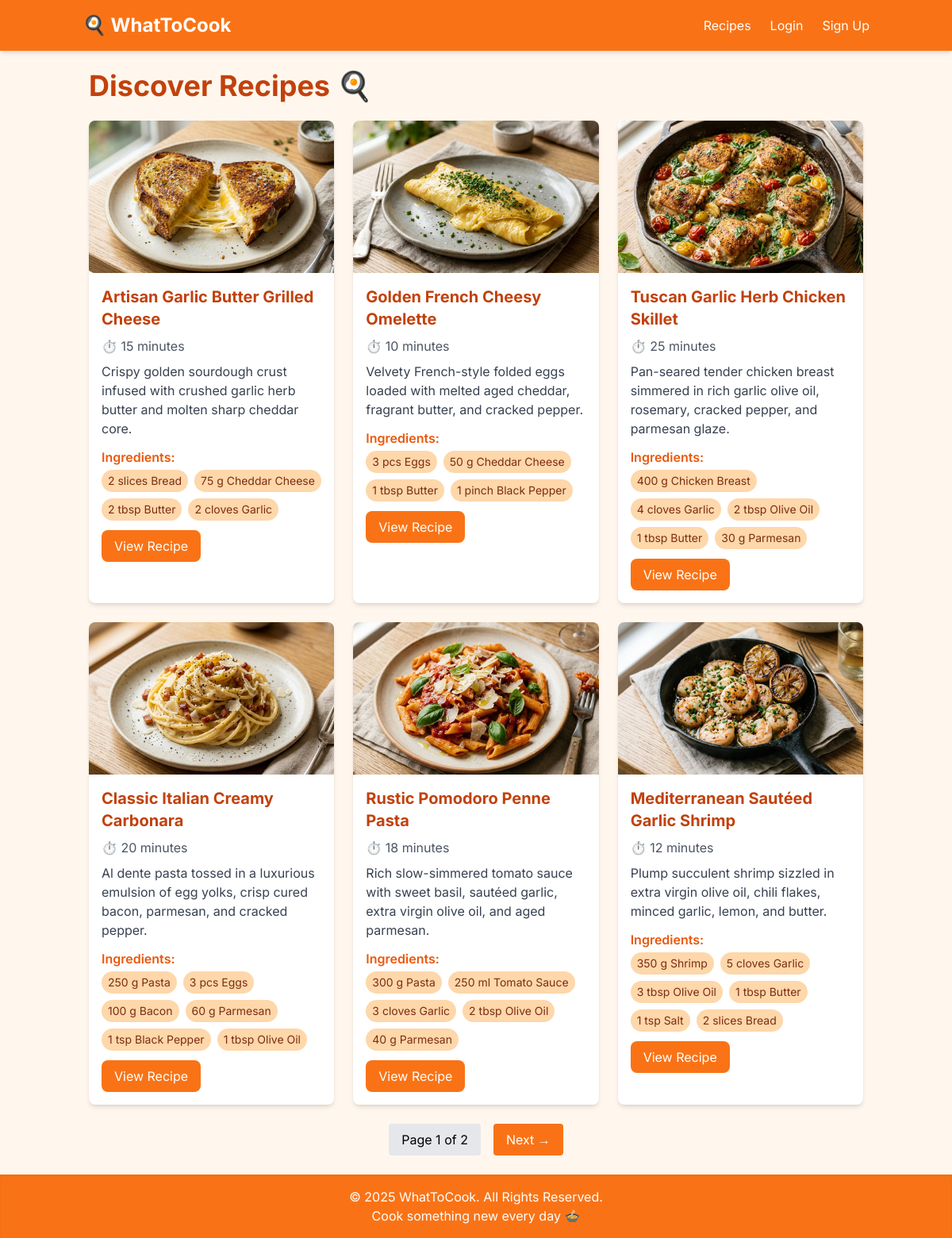
/legacy/, run on the app's committed database.
### GetFood/models.py (models this page shows, shortened)
class Recipe(models.Model):
    name = models.CharField(max_length=150)
    description = models.TextField(blank=True)
    cooking_time = models.IntegerField(help_text="Time in minutes", null=True, blank=True)
    instructions = models.TextField(blank=True)
    image = models.ImageField(upload_to="recipes/", blank=True, null=True)
    ingredients = models.ManyToManyField(Ingredient, through='RecipeIngredient')
    @property
    def resolved_image(self) -> str:
        from .utils import find_best_image
        if self.image and getattr(self.image, "name", ""):
            try:
                return self.image.url
            except ValueError:
                pass
        return find_best_image(self.name)

class RecipeIngredient(models.Model):
    recipe = models.ForeignKey(Recipe, on_delete=models.CASCADE)
    ingredient = models.ForeignKey(Ingredient, on_delete=models.CASCADE)
    quantity = models.CharField(max_length=100, default="to taste")
    unit = models.CharField(max_length=20, default="g")

class Ingredient(models.Model):
    name = models.CharField(max_length=100, unique=True)
    calories_per_100g = models.FloatField(null=True, blank=True)
    category = models.CharField(max_length=50, blank=True)

### GetFood/views.py (the view)
# urls.py: path("legacy/", views.index, name="index"),
def index(request):
    recipes = Recipe.objects.all()
    ingredients = Ingredient.objects.all()
    user_pantry = UserPantry.objects.first()
    page = request.GET.get("page", 1)
    paginator = Paginator(recipes, 6)
    try:
        paginated_recipes = paginator.page(page)
    except PageNotAnInteger:
        paginated_recipes = paginator.page(1)
    except EmptyPage:
        paginated_recipes = paginator.page(paginator.num_pages)
    context = {
        "recipes": paginated_recipes,
        "ingredients": ingredients,
        "user_pantry": user_pantry,
        "num_pages": paginator.num_pages,
        "current_page": paginated_recipes.number,
    }
    return render(request, "GetFood/index.html", context)

### GetFood/templates/GetFood/index.html (shortened to what this page needs)
{% extends "GetFood/layout.html" %}
{% block content %}
<h1 class="text-4xl font-bold text-orange-700 mb-6">Discover Recipes 🍳</h1>
{% if recipes %}
<div class="grid grid-cols-1 sm:grid-cols-2 lg:grid-cols-3 gap-6">
    {% for recipe in recipes %}
    <div class="bg-white rounded-lg shadow-md overflow-hidden hover:shadow-lg transition-shadow duration-300">
        <img src="{{ recipe.resolved_image }}" alt="{{ recipe.name }}" class="w-full h-48 object-cover">
        <div class="p-4">
            <h2 class="text-xl font-bold text-orange-700 mb-2">{{ recipe.name }}</h2>
            {% if recipe.cooking_time %}
            <p class="text-gray-600 mb-2">⏱️ {{ recipe.cooking_time }} minutes</p>
            {% endif %}
            <p class="text-gray-700 mb-3">{{ recipe.description|truncatewords:20 }}</p>
            <h3 class="font-semibold text-orange-600 mb-1">Ingredients:</h3>
            <ul class="flex flex-wrap gap-2 mb-3">
                {% for ri in recipe.recipeingredient_set.all %}
                <li class="px-2 py-1 bg-orange-200 rounded-full text-orange-900 text-sm">
                    {{ ri.quantity }} {{ ri.unit }} {{ ri.ingredient.name }}
                </li>
                {% endfor %}
            </ul>
            <a href="{% url 'recipe_detail' recipe.id %}" class="inline-block bg-orange-500 text-white px-4 py-2 rounded-lg hover:bg-orange-600 transition-colors">View Recipe</a>
        </div>
    </div>
    {% endfor %}
</div>
<div class="flex justify-center mt-6 gap-4">
{% if num_pages != 1 %}
  <span class="px-4 py-2 bg-gray-200 rounded">
    Page {{ recipes.number }} of {{ recipes.paginator.num_pages }}
  </span>
{% endif %}
  {% if recipes.has_next %}
    <a href="?page={{ recipes.next_page_number }}" class="px-4 py-2 bg-orange-500 text-white rounded hover:bg-orange-600">Next →</a>
  {% endif %}
</div>
{% else %}
<p class="text-gray-600">No recipes found 😢. Try adding some in the admin panel!</p>
{% endif %}
{% endblock %}

### GetFood/templates/GetFood/layout.html (shortened to what this page needs)
<!DOCTYPE html>
<html lang="en">
<head>
    <script src="https://cdn.tailwindcss.com"></script>
</head>
<body class="bg-orange-50 min-h-screen flex flex-col">
    <header class="bg-orange-500 text-white shadow-md">
        <div class="container mx-auto flex justify-between items-center p-4">
            <a href="{% url 'index' %}" class="text-2xl font-bold hover:text-yellow-100">🍳 WhatToCook</a>
            <nav>
                <ul class="flex space-x-6">
                    <li><a href="{% url 'index' %}" class="hover:text-yellow-100">Recipes</a></li>
                    {% if user.is_authenticated %}
                        <li><a href="{% url 'can_cook' %}" class="hover:text-yellow-100">Can Cook</a></li>
                        <li><a href="{% url 'pantry' %}" class="hover:text-yellow-100">My Pantry</a></li>
                        <li><a href="{% url 'ai_suggestions' %}" class="hover:text-yellow-100">AI Chef</a></li>
                        <li>
                            <form method="POST" action="{% url 'logout' %}">
                                {% csrf_token %}
                                <button type="submit" class="hover:text-yellow-100">Logout</button>
                            </form>
                        </li>
                    {% else %}
                        <li><a href="{% url 'login' %}" class="hover:text-yellow-100">Login</a></li>
                        <li><a href="{% url 'signup' %}" class="hover:text-yellow-100">Sign Up</a></li>
                    {% endif %}
                </ul>
            </nav>
        </div>
    </header>
    <main class="flex-1 container mx-auto p-6">
        {% block content %}{% endblock %}
    </main>
    <footer class="bg-orange-500 text-white mt-auto py-4 shadow-inner">
        <div class="container mx-auto text-center">
            <p>© 2025 WhatToCook. All Rights Reserved.</p>
            <p>Cook something new every day 🍲</p>
        </div>
    </footer>
</body>
</html>

### GetFood/templates/GetFood/layout.html (style rules this page uses)
body { font-family: 'Inter', sans-serif; }

### data on the page
Recipe: resolved_image (picture), name "Artisan Garlic Butter Grilled Cheese", cooking_time "15", description "Crispy golden sourdough crust infused with crushed garlic herb butter and molten sharp cheddar core."
RecipeIngredient: quantity "2", unit "slices", ingredient.name "Bread"
RecipeIngredient: quantity "75", unit "g", ingredient.name "Cheddar Cheese"
RecipeIngredient: quantity "2", unit "tbsp", ingredient.name "Butter"
RecipeIngredient: quantity "2", unit "cloves", ingredient.name "Garlic"
Recipe: resolved_image (picture), name "Golden French Cheesy Omelette", cooking_time "10", description "Velvety French-style folded eggs loaded with melted aged cheddar, fragrant butter, and cracked pepper."
RecipeIngredient: quantity "3", unit "pcs", ingredient.name "Eggs"
RecipeIngredient: quantity "50", unit "g", ingredient.name "Cheddar Cheese"
RecipeIngredient: quantity "1", unit "tbsp", ingredient.name "Butter"
RecipeIngredient: quantity "1", unit "pinch", ingredient.name "Black Pepper"
Recipe: resolved_image (picture), name "Tuscan Garlic Herb Chicken Skillet", cooking_time "25", description "Pan-seared tender chicken breast simmered in rich garlic olive oil, rosemary, cracked pepper, and parmesan glaze."
RecipeIngredient: quantity "400", unit "g", ingredient.name "Chicken Breast"
RecipeIngredient: quantity "4", unit "cloves", ingredient.name "Garlic"
RecipeIngredient: quantity "2", unit "tbsp", ingredient.name "Olive Oil"
RecipeIngredient: quantity "1", unit "tbsp", ingredient.name "Butter"
RecipeIngredient: quantity "30", unit "g", ingredient.name "Parmesan"
Recipe: resolved_image (picture), name "Classic Italian Creamy Carbonara", cooking_time "20", description "Al dente pasta tossed in a luxurious emulsion of egg yolks, crisp cured bacon, parmesan, and cracked pepper."
RecipeIngredient: quantity "250", unit "g", ingredient.name "Pasta"
RecipeIngredient: quantity "3", unit "pcs", ingredient.name "Eggs"
RecipeIngredient: quantity "100", unit "g", ingredient.name "Bacon"
RecipeIngredient: quantity "60", unit "g", ingredient.name "Parmesan"
RecipeIngredient: quantity "1", unit "tsp", ingredient.name "Black Pepper"
RecipeIngredient: quantity "1", unit "tbsp", ingredient.name "Olive Oil"
Recipe: resolved_image (picture), name "Rustic Pomodoro Penne Pasta", cooking_time "18", description "Rich slow-simmered tomato sauce with sweet basil, sautéed garlic, extra virgin olive oil, and aged parmesan."
RecipeIngredient: quantity "300", unit "g", ingredient.name "Pasta"
RecipeIngredient: quantity "250", unit "ml", ingredient.name "Tomato Sauce"
RecipeIngredient: quantity "3", unit "cloves", ingredient.name "Garlic"
RecipeIngredient: quantity "2", unit "tbsp", ingredient.name "Olive Oil"
RecipeIngredient: quantity "40", unit "g", ingredient.name "Parmesan"
Recipe: resolved_image (picture), name "Mediterranean Sautéed Garlic Shrimp", cooking_time "12", description "Plump succulent shrimp sizzled in extra virgin olive oil, chili flakes, minced garlic, lemon, and butter."
RecipeIngredient: quantity "350", unit "g", ingredient.name "Shrimp"
RecipeIngredient: quantity "5", unit "cloves", ingredient.name "Garlic"
RecipeIngredient: quantity "3", unit "tbsp", ingredient.name "Olive Oil"
RecipeIngredient: quantity "1", unit "tbsp", ingredient.name "Butter"
RecipeIngredient: quantity "1", unit "tsp", ingredient.name "Salt"
RecipeIngredient: quantity "2", unit "slices", ingredient.name "Bread"

### other printed values
{{ recipes.number }} "1"
{{ recipes.paginator.num_pages }} "2"
